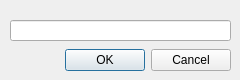
<?xml version="1.0" encoding="UTF-8"?>
<ui version="4.0">
 <class>settings</class>
 <widget class="QDialog" name="settings">
  <property name="geometry">
   <rect>
    <x>0</x>
    <y>0</y>
    <width>240</width>
    <height>80</height>
   </rect>
  </property>
  <property name="windowTitle">
   <string>Dialog</string>
  </property>
  <widget class="QDialogButtonBox" name="buttonBox">
   <property name="geometry">
    <rect>
     <x>10</x>
     <y>40</y>
     <width>221</width>
     <height>41</height>
    </rect>
   </property>
   <property name="orientation">
    <enum>Qt::Horizontal</enum>
   </property>
   <property name="standardButtons">
    <set>QDialogButtonBox::Cancel|QDialogButtonBox::Ok</set>
   </property>
  </widget>
  <widget class="QLineEdit" name="lineEdit">
   <property name="geometry">
    <rect>
     <x>10</x>
     <y>20</y>
     <width>221</width>
     <height>21</height>
    </rect>
   </property>
  </widget>
 </widget>
 <resources/>
 <connections>
  <connection>
   <sender>buttonBox</sender>
   <signal>accepted()</signal>
   <receiver>settings</receiver>
   <slot>accept()</slot>
   <hints>
    <hint type="sourcelabel">
     <x>248</x>
     <y>254</y>
    </hint>
    <hint type="destinationlabel">
     <x>157</x>
     <y>274</y>
    </hint>
   </hints>
  </connection>
  <connection>
   <sender>buttonBox</sender>
   <signal>rejected()</signal>
   <receiver>settings</receiver>
   <slot>reject()</slot>
   <hints>
    <hint type="sourcelabel">
     <x>316</x>
     <y>260</y>
    </hint>
    <hint type="destinationlabel">
     <x>286</x>
     <y>274</y>
    </hint>
   </hints>
  </connection>
 </connections>
</ui>
